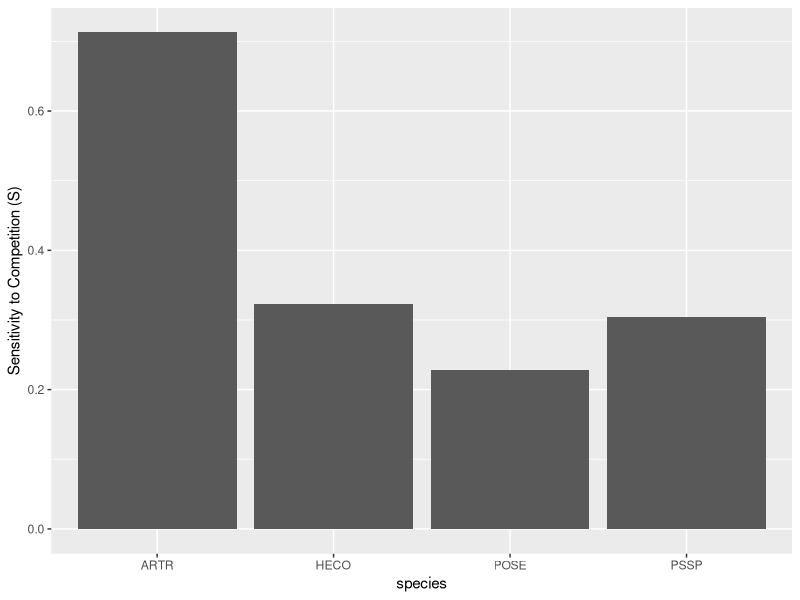

Write R code to recreate this figure.
#Estimate sensitivity to competition for each species

#Sensitivity to competition: S = 1 - (r[invasion]-r[alone])

invadeD <- read.csv("invasionGrowthRates_YrFluct.csv")
intrinsicD <- read.csv("intrinsicGrowthRates_YrFluct.csv")

S <- 1 - (invadeD$maxR/intrinsicD$maxR)
S <- as.data.frame(S)
S$species <- invadeD$species

library(ggplot2)
ggplot(S, aes(x=species, y=S))+
  geom_bar(stat="identity")+
  ylab("Sensitivity to Competition (S)")
  theme_bw()
